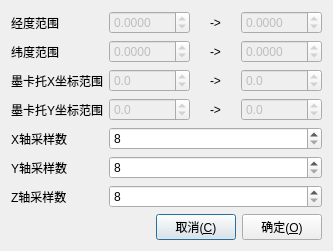
<?xml version="1.0" encoding="UTF-8"?>
<ui version="4.0">
 <class>TGriddingConfigDlgClass</class>
 <widget class="QDialog" name="TGriddingConfigDlgClass">
  <property name="geometry">
   <rect>
    <x>0</x>
    <y>0</y>
    <width>333</width>
    <height>240</height>
   </rect>
  </property>
  <property name="windowTitle">
   <string>网格化参数设置</string>
  </property>
  <layout class="QVBoxLayout" name="verticalLayout">
   <item>
    <layout class="QGridLayout" name="gridLayout">
     <item row="0" column="0">
      <widget class="QLabel" name="label">
       <property name="text">
        <string>经度范围</string>
       </property>
      </widget>
     </item>
     <item row="0" column="1">
      <widget class="QDoubleSpinBox" name="mLon0SBox">
       <property name="enabled">
        <bool>false</bool>
       </property>
       <property name="sizePolicy">
        <sizepolicy hsizetype="Preferred" vsizetype="Fixed">
         <horstretch>2</horstretch>
         <verstretch>0</verstretch>
        </sizepolicy>
       </property>
       <property name="decimals">
        <number>4</number>
       </property>
       <property name="minimum">
        <double>-180.000000000000000</double>
       </property>
       <property name="maximum">
        <double>180.000000000000000</double>
       </property>
      </widget>
     </item>
     <item row="0" column="2">
      <widget class="QLabel" name="label_2">
       <property name="sizePolicy">
        <sizepolicy hsizetype="Preferred" vsizetype="Preferred">
         <horstretch>1</horstretch>
         <verstretch>0</verstretch>
        </sizepolicy>
       </property>
       <property name="layoutDirection">
        <enum>Qt::LeftToRight</enum>
       </property>
       <property name="text">
        <string>-&gt;</string>
       </property>
       <property name="alignment">
        <set>Qt::AlignCenter</set>
       </property>
      </widget>
     </item>
     <item row="0" column="3">
      <widget class="QDoubleSpinBox" name="mLon1SBox">
       <property name="enabled">
        <bool>false</bool>
       </property>
       <property name="sizePolicy">
        <sizepolicy hsizetype="Preferred" vsizetype="Fixed">
         <horstretch>2</horstretch>
         <verstretch>0</verstretch>
        </sizepolicy>
       </property>
       <property name="decimals">
        <number>4</number>
       </property>
       <property name="minimum">
        <double>-180.000000000000000</double>
       </property>
       <property name="maximum">
        <double>180.000000000000000</double>
       </property>
      </widget>
     </item>
     <item row="1" column="0">
      <widget class="QLabel" name="label_4">
       <property name="text">
        <string>纬度范围</string>
       </property>
      </widget>
     </item>
     <item row="1" column="1">
      <widget class="QDoubleSpinBox" name="mLat0SBox">
       <property name="enabled">
        <bool>false</bool>
       </property>
       <property name="decimals">
        <number>4</number>
       </property>
       <property name="minimum">
        <double>-180.000000000000000</double>
       </property>
       <property name="maximum">
        <double>180.000000000000000</double>
       </property>
      </widget>
     </item>
     <item row="1" column="2">
      <widget class="QLabel" name="label_3">
       <property name="text">
        <string>-&gt;</string>
       </property>
       <property name="alignment">
        <set>Qt::AlignCenter</set>
       </property>
      </widget>
     </item>
     <item row="1" column="3">
      <widget class="QDoubleSpinBox" name="mLat1SBox">
       <property name="enabled">
        <bool>false</bool>
       </property>
       <property name="decimals">
        <number>4</number>
       </property>
       <property name="minimum">
        <double>-180.000000000000000</double>
       </property>
       <property name="maximum">
        <double>180.000000000000000</double>
       </property>
      </widget>
     </item>
     <item row="2" column="0">
      <widget class="QLabel" name="label_6">
       <property name="text">
        <string>墨卡托X坐标范围</string>
       </property>
      </widget>
     </item>
     <item row="2" column="1">
      <widget class="QDoubleSpinBox" name="mX0SBox">
       <property name="enabled">
        <bool>false</bool>
       </property>
       <property name="decimals">
        <number>1</number>
       </property>
       <property name="minimum">
        <double>-20037510.000000000000000</double>
       </property>
       <property name="maximum">
        <double>20037510.000000000000000</double>
       </property>
      </widget>
     </item>
     <item row="2" column="2">
      <widget class="QLabel" name="label_5">
       <property name="text">
        <string>-&gt;</string>
       </property>
       <property name="alignment">
        <set>Qt::AlignCenter</set>
       </property>
      </widget>
     </item>
     <item row="2" column="3">
      <widget class="QDoubleSpinBox" name="mX1SBox">
       <property name="enabled">
        <bool>false</bool>
       </property>
       <property name="decimals">
        <number>1</number>
       </property>
       <property name="minimum">
        <double>-20037510.000000000000000</double>
       </property>
       <property name="maximum">
        <double>20037510.000000000000000</double>
       </property>
      </widget>
     </item>
     <item row="3" column="0">
      <widget class="QLabel" name="label_8">
       <property name="text">
        <string>墨卡托Y坐标范围</string>
       </property>
      </widget>
     </item>
     <item row="3" column="1">
      <widget class="QDoubleSpinBox" name="mY0SBox">
       <property name="enabled">
        <bool>false</bool>
       </property>
       <property name="decimals">
        <number>1</number>
       </property>
       <property name="minimum">
        <double>-20037510.000000000000000</double>
       </property>
       <property name="maximum">
        <double>20037510.000000000000000</double>
       </property>
      </widget>
     </item>
     <item row="3" column="2">
      <widget class="QLabel" name="label_7">
       <property name="text">
        <string>-&gt;</string>
       </property>
       <property name="alignment">
        <set>Qt::AlignCenter</set>
       </property>
      </widget>
     </item>
     <item row="3" column="3">
      <widget class="QDoubleSpinBox" name="mY1SBox">
       <property name="enabled">
        <bool>false</bool>
       </property>
       <property name="decimals">
        <number>1</number>
       </property>
       <property name="minimum">
        <double>-20037510.000000000000000</double>
       </property>
       <property name="maximum">
        <double>20037510.000000000000000</double>
       </property>
      </widget>
     </item>
     <item row="4" column="0">
      <widget class="QLabel" name="label_9">
       <property name="text">
        <string>X轴采样数</string>
       </property>
      </widget>
     </item>
     <item row="4" column="1" colspan="3">
      <widget class="QSpinBox" name="mNXSBox">
       <property name="minimum">
        <number>8</number>
       </property>
       <property name="maximum">
        <number>2048</number>
       </property>
      </widget>
     </item>
     <item row="5" column="0">
      <widget class="QLabel" name="label_10">
       <property name="text">
        <string>Y轴采样数</string>
       </property>
      </widget>
     </item>
     <item row="5" column="1" colspan="3">
      <widget class="QSpinBox" name="mNYSBox">
       <property name="minimum">
        <number>8</number>
       </property>
       <property name="maximum">
        <number>2048</number>
       </property>
      </widget>
     </item>
     <item row="6" column="0">
      <widget class="QLabel" name="label_11">
       <property name="text">
        <string>Z轴采样数</string>
       </property>
      </widget>
     </item>
     <item row="6" column="1" colspan="3">
      <widget class="QSpinBox" name="mNZSBox">
       <property name="minimum">
        <number>8</number>
       </property>
       <property name="maximum">
        <number>2048</number>
       </property>
      </widget>
     </item>
    </layout>
   </item>
   <item>
    <spacer name="verticalSpacer">
     <property name="orientation">
      <enum>Qt::Vertical</enum>
     </property>
     <property name="sizeHint" stdset="0">
      <size>
       <width>20</width>
       <height>4</height>
      </size>
     </property>
    </spacer>
   </item>
   <item>
    <layout class="QHBoxLayout" name="horizontalLayout">
     <item>
      <spacer name="horizontalSpacer">
       <property name="orientation">
        <enum>Qt::Horizontal</enum>
       </property>
       <property name="sizeHint" stdset="0">
        <size>
         <width>40</width>
         <height>20</height>
        </size>
       </property>
      </spacer>
     </item>
     <item>
      <widget class="QPushButton" name="mCancelBtn">
       <property name="text">
        <string>取消(&amp;C)</string>
       </property>
      </widget>
     </item>
     <item>
      <widget class="QPushButton" name="mOkBtn">
       <property name="text">
        <string>确定(&amp;O)</string>
       </property>
      </widget>
     </item>
    </layout>
   </item>
  </layout>
 </widget>
 <layoutdefault spacing="6" margin="11"/>
 <tabstops>
  <tabstop>mLon0SBox</tabstop>
  <tabstop>mLon1SBox</tabstop>
  <tabstop>mLat0SBox</tabstop>
  <tabstop>mLat1SBox</tabstop>
  <tabstop>mX0SBox</tabstop>
  <tabstop>mX1SBox</tabstop>
  <tabstop>mY0SBox</tabstop>
  <tabstop>mY1SBox</tabstop>
  <tabstop>mNXSBox</tabstop>
  <tabstop>mNYSBox</tabstop>
  <tabstop>mNZSBox</tabstop>
  <tabstop>mOkBtn</tabstop>
  <tabstop>mCancelBtn</tabstop>
 </tabstops>
 <resources/>
 <connections/>
</ui>
